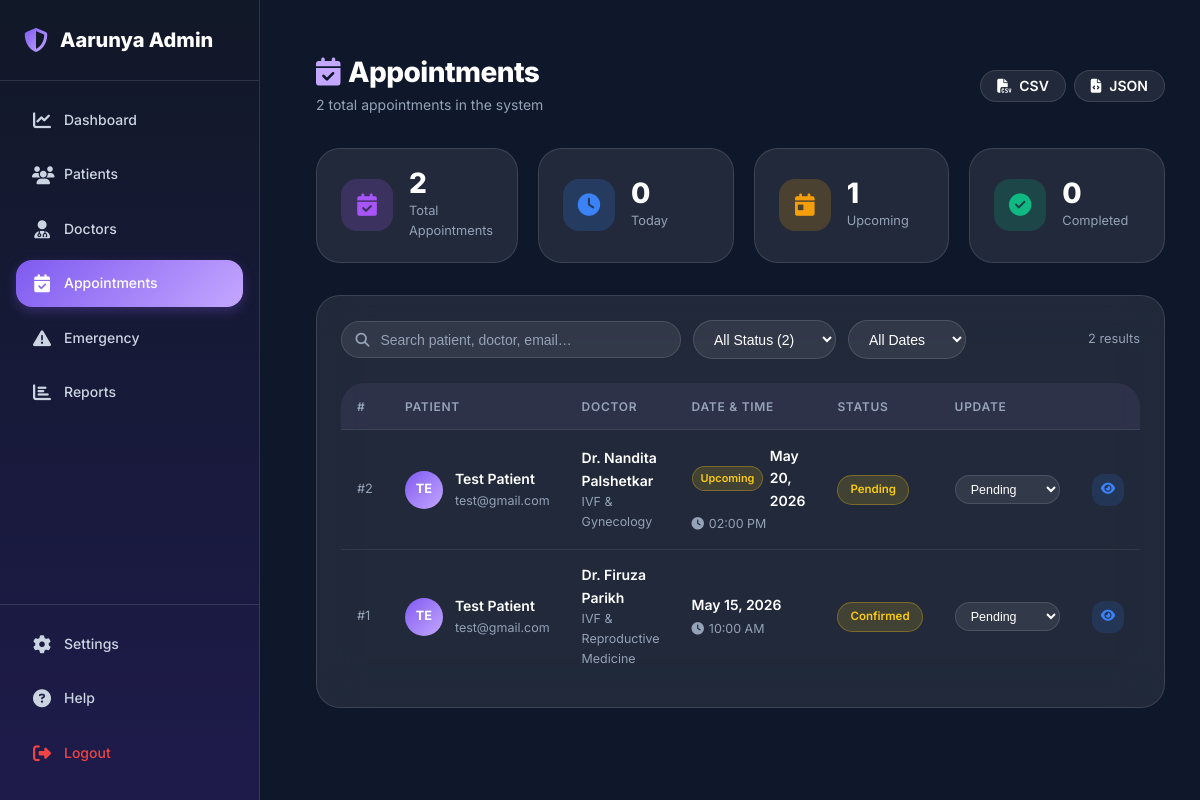
The app's page /admin/pages/appointments.php (signed in) with its own data.
### tables this page shows
CREATE TABLE appointments (
    id INT AUTO_INCREMENT PRIMARY KEY,
    user_id INT NOT NULL,
    doctor_id INT NOT NULL,
    appointment_date DATE NOT NULL,
    appointment_time TIME NOT NULL,
    status VARCHAR(50) DEFAULT 'pending',
    notes TEXT,
    created_at TIMESTAMP DEFAULT CURRENT_TIMESTAMP,
    updated_at TIMESTAMP DEFAULT CURRENT_TIMESTAMP ON UPDATE CURRENT_TIMESTAMP,
    FOREIGN KEY (user_id) REFERENCES users(id) ON DELETE CASCADE,
    FOREIGN KEY (doctor_id) REFERENCES doctors(id) ON DELETE CASCADE,
    INDEX idx_user (user_id),
    INDEX idx_doctor (doctor_id),
    INDEX idx_date (appointment_date),
    INDEX idx_status (status)
);

CREATE TABLE users (
    id INT AUTO_INCREMENT PRIMARY KEY,
    name VARCHAR(255) NOT NULL,
    email VARCHAR(255) UNIQUE NOT NULL,
    password VARCHAR(255) NOT NULL,
    phone VARCHAR(20),
    age INT,
    lmp_date DATE DEFAULT NULL COMMENT 'Last Menstrual Period date',
    pregnancy_week INT,
    due_date DATE,
    profile_photo VARCHAR(255) DEFAULT NULL,
    status VARCHAR(20) DEFAULT 'active',
    created_at TIMESTAMP DEFAULT CURRENT_TIMESTAMP,
    updated_at TIMESTAMP DEFAULT CURRENT_TIMESTAMP ON UPDATE CURRENT_TIMESTAMP,
    INDEX idx_email (email),
    INDEX idx_status (status),
    INDEX idx_phone (phone)
);

CREATE TABLE doctors (
    id INT AUTO_INCREMENT PRIMARY KEY,
    name VARCHAR(255) NOT NULL,
    email VARCHAR(255) UNIQUE,
    phone VARCHAR(20),
    password VARCHAR(255),
    specialization VARCHAR(255) NOT NULL,
    hospital_affiliation VARCHAR(255) NULL,
    experience INT DEFAULT 0,
    consultation_fee DECIMAL(10,2) DEFAULT 0.00,
    qualification VARCHAR(255),
    bio TEXT NULL,
    medical_council_registration VARCHAR(100) NULL,
    contact VARCHAR(255),
    availability VARCHAR(255),
    status VARCHAR(20) DEFAULT 'approved',
    is_active BOOLEAN DEFAULT TRUE COMMENT 'Doctor active status for patient visibility',
    is_verified BOOLEAN DEFAULT FALSE,
    verification_date TIMESTAMP NULL,
    status_updated_at TIMESTAMP NULL COMMENT 'Last status change timestamp',
    status_updated_by INT NULL COMMENT 'Admin ID who changed status',
    created_at TIMESTAMP DEFAULT CURRENT_TIMESTAMP,
    updated_at TIMESTAMP DEFAULT CURRENT_TIMESTAMP ON UPDATE CURRENT_TIMESTAMP,
    INDEX idx_email (email),
    INDEX idx_specialization (specialization),
    INDEX idx_status (status),
    INDEX idx_is_active (is_active),
    INDEX idx_verified (is_verified)
);

### admin/pages/appointments.php (the view, shortened to what this page needs)
<?php
require_once '../includes/db.php';
$viewAppointment = null;
$searchQuery  = trim($_GET['search'] ?? '');
$query  = "SELECT a.*, u.name as user_name, u.email as user_email, u.phone as user_phone,
           d.name as doctor_name, d.specialization
           FROM appointments a
           JOIN users u ON a.user_id = u.id
           JOIN doctors d ON a.doctor_id = d.id
           WHERE 1=1";
$params = [];
$query .= " ORDER BY a.appointment_date DESC, a.appointment_time DESC";
$stmt = $pdo->prepare($query);
$stmt->execute($params);
$appointments = $stmt->fetchAll();
$totalAppointments     = $pdo->query("SELECT COUNT(*) FROM appointments")->fetchColumn();
$todayAppointments     = $pdo->query("SELECT COUNT(*) FROM appointments WHERE DATE(appointment_date) = CURDATE()")->fetchColumn();
$upcomingAppointments  = $pdo->query("SELECT COUNT(*) FROM appointments WHERE appointment_date >= CURDATE() AND status != 'cancelled'")->fetchColumn();
$completedAppointments = $pdo->query("SELECT COUNT(*) FROM appointments WHERE status = 'completed'")->fetchColumn();
include '../includes/header.php';
include '../includes/sidebar.php';
?>
<div class="page-wrap animate-fade-in">
<div class="page-header">
    <div class="page-header-left">
        <?php if ($viewAppointment): ?>
            <h1><i class="fas fa-calendar-alt" style="color:var(--primary-purple);margin-right:.5rem;"></i>Appointment #<?php echo $viewAppointment['id']; ?></h1>
            <p>Full appointment details and status management</p>
        <?php else: ?>
            <h1><i class="fas fa-calendar-check" style="color:var(--primary-purple);margin-right:.5rem;"></i>Appointments</h1>
            <p><?php echo number_format($totalAppointments); ?> total appointments in the system</p>
        <?php endif; ?>
    </div>
    <?php if ($viewAppointment): ?>
    <a href="appointments.php" class="btn btn-secondary btn-sm">
        <i class="fas fa-arrow-left"></i> Back to List
    </a>
    <?php else: ?>
    <div style="display:flex;gap:.5rem;">
        <a href="../actions/export_data.php?type=appointments&format=csv" class="btn btn-secondary btn-sm">
            <i class="fas fa-file-csv"></i> CSV
        </a>
        <a href="../actions/export_data.php?type=appointments&format=json" class="btn btn-secondary btn-sm">
            <i class="fas fa-file-code"></i> JSON
        </a>
    </div>
    <?php endif; ?>
</div>
<?php if ($viewAppointment): ?>
<!-- ══════════════════════════════════════════════════════════════
     DETAIL VIEW
     ══════════════════════════════════════════════════════════════ -->
<div class="detail-grid">
    <div class="detail-card">
        <h4><i class="fas fa-user-circle"></i> Patient Information</h4>
        <div class="detail-row">
            <span class="detail-lbl">Full Name</span>
            <span class="detail-val"><?php echo htmlspecialchars($viewAppointment['user_name']); ?></span>
        </div>
        <div class="detail-row">
            <span class="detail-lbl">Email</span>
            <span class="detail-val"><?php echo htmlspecialchars($viewAppointment['user_email']); ?></span>
        </div>
        <div class="detail-row">
            <span class="detail-lbl">Phone</span>
            <span class="detail-val"><?php echo htmlspecialchars($viewAppointment['user_phone'] ?? '—'); ?></span>
        </div>
        <div class="detail-row">
            <span class="detail-lbl">Age</span>
            <span class="detail-val"><?php echo $viewAppointment['age'] ?? '—'; ?></span>
        </div>
        <div class="detail-row">
            <span class="detail-lbl">Pregnancy Week</span>
            <span class="detail-val"><?php echo $viewAppointment['pregnancy_week'] ? 'Week '.$viewAppointment['pregnancy_week'] : '—'; ?></span>
        </div>
    </div>
    <div class="detail-card">
        <h4><i class="fas fa-stethoscope"></i> Appointment Details</h4>
        <div class="detail-row">
            <span class="detail-lbl">Doctor</span>
            <span class="detail-val"><?php echo htmlspecialchars($viewAppointment['doctor_name']); ?></span>
        </div>
        <div class="detail-row">
            <span class="detail-lbl">Specialization</span>
            <span class="detail-val"><?php echo htmlspecialchars($viewAppointment['specialization']); ?></span>
        </div>
        <div class="detail-row">
            <span class="detail-lbl">Date</span>
            <span class="detail-val"><?php echo date('l, F j, Y', strtotime($viewAppointment['appointment_date'])); ?></span>
        </div>
        <div class="detail-row">
            <span class="detail-lbl">Time</span>
            <span class="detail-val"><?php echo date('h:i A', strtotime($viewAppointment['appointment_time'])); ?></span>
        </div>
        <div class="detail-row">
            <span class="detail-lbl">Current Status</span>
            <span class="detail-val">
                <?php
                $s = $viewAppointment['status'];
                $cls = ['pending'=>'badge-pending','approved'=>'badge-approved','completed'=>'badge-completed','cancelled'=>'badge-cancelled'][$s] ?? 'badge-pending';
                ?>
                <span class="badge <?php echo $cls; ?>"><?php echo ucfirst($s); ?></span>
            </span>
        </div>
        <div class="detail-row">
            <span class="detail-lbl">Notes</span>
            <span class="detail-val"><?php echo htmlspecialchars($viewAppointment['notes'] ?? '—'); ?></span>
        </div>
        <div class="detail-row">
            <span class="detail-lbl">Booked On</span>
            <span class="detail-val"><?php echo date('M d, Y h:i A', strtotime($viewAppointment['created_at'])); ?></span>
        </div>
        <div style="margin-top:1.25rem;padding-top:1.25rem;border-top:1px solid var(--divider);">
            <form method="POST" style="display:flex;align-items:center;gap:.75rem;flex-wrap:wrap;">
                <input type="hidden" name="appointment_id" value="<?php echo $viewAppointment['id']; ?>">
                <input type="hidden" name="action" value="update">
                <label style="font-size:.8rem;color:var(--text-muted);">Update Status:</label>
                <select name="status" class="status-sel">
                    <?php foreach(['pending','approved','completed','cancelled'] as $opt): ?>
                    <option value="<?php echo $opt; ?>" <?php echo $viewAppointment['status']===$opt?'selected':''; ?>>
                        <?php echo ucfirst($opt); ?>
                    </option>
                    <?php endforeach; ?>
                </select>
                <button type="submit" class="btn btn-primary btn-sm">
                    <i class="fas fa-save"></i> Save
                </button>
            </form>
        </div>
    </div>
</div>
<?php else: ?>
<div class="stats-row">
    <div class="stat-tile">
        <div class="stat-tile-icon" style="background:rgba(168,85,247,.2);color:#A855F7;">
            <i class="fas fa-calendar-check"></i>
        </div>
        <div class="stat-tile-body">
            <div class="val"><?php echo number_format($totalAppointments); ?></div>
            <div class="lbl">Total Appointments</div>
        </div>
    </div>
    <div class="stat-tile">
        <div class="stat-tile-icon" style="background:rgba(59,130,246,.2);color:#3B82F6;">
            <i class="fas fa-clock"></i>
        </div>
        <div class="stat-tile-body">
            <div class="val"><?php echo number_format($todayAppointments); ?></div>
            <div class="lbl">Today</div>
        </div>
    </div>
    <div class="stat-tile">
        <div class="stat-tile-icon" style="background:rgba(245,158,11,.2);color:#F59E0B;">
            <i class="fas fa-calendar-day"></i>
        </div>
        <div class="stat-tile-body">
            <div class="val"><?php echo number_format($upcomingAppointments); ?></div>
            <div class="lbl">Upcoming</div>
        </div>
    </div>
    <div class="stat-tile">
        <div class="stat-tile-icon" style="background:rgba(16,185,129,.2);color:#10B981;">
            <i class="fas fa-check-circle"></i>
        </div>
        <div class="stat-tile-body">
            <div class="val"><?php echo number_format($completedAppointments); ?></div>
            <div class="lbl">Completed</div>
        </div>
    </div>
</div>
<div class="glass-card" style="padding:1.5rem;">
    <div class="toolbar">
        <div class="toolbar-left">
            <form method="GET" id="filterForm" style="display:contents;">
                <div class="search-wrap">
                    <i class="fas fa-search"></i>
                    <input type="text" name="search" placeholder="Search patient, doctor, email…"
                           value="<?php echo htmlspecialchars($searchQuery); ?>"
                           onchange="document.getElementById('filterForm').submit()">
                </div>
                <select name="status" class="filter-sel" onchange="document.getElementById('filterForm').submit()">
                    <option value="">All Status (<?php echo $totalAppointments; ?>)</option>
                </select>
                <select name="date" class="filter-sel" onchange="document.getElementById('filterForm').submit()">
                    <option value="">All Dates</option>
                </select>
            </form>
        </div>
        <div class="toolbar-right">
            <span style="font-size:.8rem;color:var(--text-muted);align-self:center;">
                <?php echo count($appointments); ?> result<?php echo count($appointments)!==1?'s':''; ?>
            </span>
        </div>
    </div>
    <?php if (count($appointments) > 0): ?>
    <div class="apt-table-wrap">
        <table class="apt-table">
            <thead>
                <tr>
                    <th>#</th>
                    <th>Patient</th>
                    <th>Doctor</th>
                    <th>Date &amp; Time</th>
                    <th>Status</th>
                    <th>Update</th>
                    <th></th>
                </tr>
            </thead>
            <tbody>
            <?php foreach ($appointments as $apt):
                $s   = $apt['status'];
                $cls = ['pending'=>'badge-pending','approved'=>'badge-approved','completed'=>'badge-completed','cancelled'=>'badge-cancelled'][$s] ?? 'badge-pending';
                $isToday    = date('Y-m-d') === $apt['appointment_date'];
                $isUpcoming = $apt['appointment_date'] > date('Y-m-d');
            ?>
            <tr>
                <td style="color:var(--text-muted);font-size:.8rem;">#<?php echo $apt['id']; ?></td>
                <td>
                    <div style="display:flex;align-items:center;gap:.75rem;">
                        <div class="av"><?php echo strtoupper(substr($apt['user_name'],0,2)); ?></div>
                        <div>
                            <div style="font-weight:600;"><?php echo htmlspecialchars($apt['user_name']); ?></div>
                            <div style="font-size:.78rem;color:var(--text-muted);"><?php echo htmlspecialchars($apt['user_email']); ?></div>
                        </div>
                    </div>
                </td>
                <td>
                    <div style="font-weight:600;"><?php echo htmlspecialchars($apt['doctor_name']); ?></div>
                    <div style="font-size:.78rem;color:var(--text-muted);"><?php echo htmlspecialchars($apt['specialization']); ?></div>
                </td>
                <td>
                    <div style="display:flex;align-items:center;gap:.4rem;font-weight:600;">
                        <?php if ($isToday): ?>
                            <span class="badge badge-approved" style="font-size:.68rem;padding:.2rem .5rem;">Today</span>
                        <?php elseif ($isUpcoming): ?>
                            <span class="badge badge-pending" style="font-size:.68rem;padding:.2rem .5rem;">Upcoming</span>
                        <?php endif; ?>
                        <?php echo date('M d, Y', strtotime($apt['appointment_date'])); ?>
                    </div>
                    <div style="font-size:.78rem;color:var(--text-muted);margin-top:.15rem;">
                        <i class="fas fa-clock" style="margin-right:.3rem;"></i><?php echo date('h:i A', strtotime($apt['appointment_time'])); ?>
                    </div>
                </td>
                <td><span class="badge <?php echo $cls; ?>"><?php echo ucfirst($s); ?></span></td>
                <td>
                    <form method="POST" style="display:inline;">
                        <select name="status" class="status-sel"
                                onchange="if(confirm('Update status to '+this.options[this.selectedIndex].text+'?')) this.form.submit(); else this.value='<?php echo $s; ?>';">
                            <?php foreach(['pending','approved','completed','cancelled'] as $opt): ?>
                            <option value="<?php echo $opt; ?>" <?php echo $s===$opt?'selected':''; ?>>
                                <?php echo ucfirst($opt); ?>
                            </option>
                            <?php endforeach; ?>
                        </select>
                    </form>
                </td>
                <td>
                    <a href="?view=<?php echo $apt['id']; ?>" class="act-btn act-view" title="View Details">
                        <i class="fas fa-eye"></i>
                    </a>
                </td>
            </tr>
            <?php endforeach; ?>
            </tbody>
        </table>
    </div>
    <?php endif; ?>
</div>
<?php endif; ?>
</div>
<?php include '../includes/footer.php'; ?>

### records on screen
appointments: id "2", user.name "TE", user.name "Test Patient", user.email "test@gmail.com", doctor.name "Dr. Nandita Palshetkar", doctor.specialization "IVF & Gynecology", shows "Upcoming", appointment_date "May 20, 2026", appointment_time "02:00 PM", status "Pending"
appointments: id "1", user.name "TE", user.name "Test Patient", user.email "test@gmail.com", doctor.name "Dr. Firuza Parikh", doctor.specialization "IVF & Reproductive Medicine", appointment_date "May 15, 2026", appointment_time "10:00 AM", status "Confirmed", status "Pending"

### other values on screen
$totalAppointments "2"
$todayAppointments "0"
$upcomingAppointments "1"
$completedAppointments "0"
count($appointments) "2"
